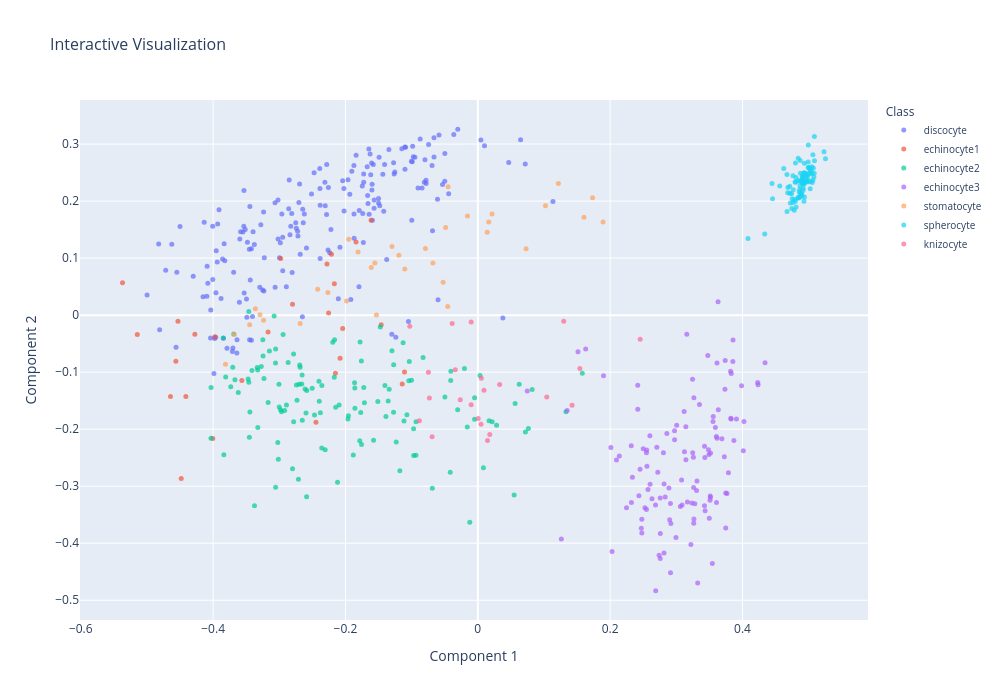
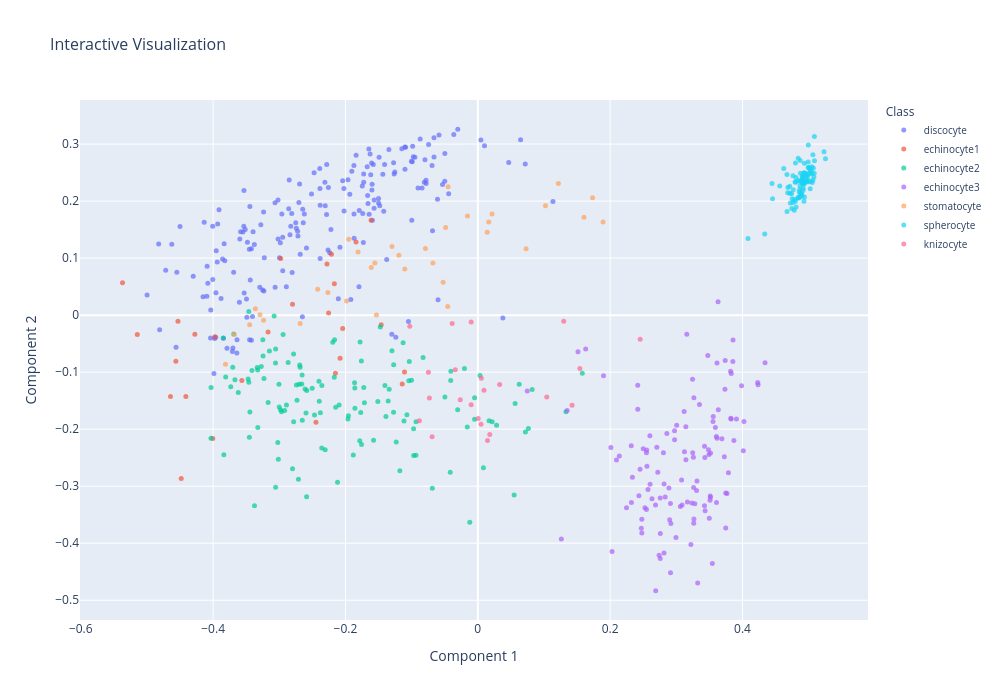

Here is the notebook cell these charts were saved with, in order:
### Code cell
from utils import plot_2d_scatter

plot_2d_scatter(
    features_2d=features_pca[:, :2],
    labels=labels,
    label2name=label2name,
    ids=ids,
    names=names,
)

### Figure 1 — Plotly figure (JSON) as saved in the notebook; plotly's stock layout.template omitted (floating-point values rounded to 4 significant figures; data arrays with more than 128 entries replaced by an {"elided": "..."} marker saying what was removed)
{"data": [{"customdata": {"elided": "192x3 mixed values"}, "hovertemplate": "Class=discocyte<br>Component 1=%{x}<br>Component 2=%{y}<br>ID=%{customdata[0]}<br>Name=%{customdata[1]}<br>Label=%{customdata[2]}<extra></extra>", "legendgroup": "discocyte", "marker": {"color": "#636efa", "opacity": 0.7, "size": 5, "symbol": "circle"}, "mode": "markers", "name": "discocyte", "orientation": "v", "showlegend": true, "type": "scatter", "x": {"elided": "192 float values"}, "xaxis": "x", "y": {"elided": "192 float values"}, "yaxis": "y"}, {"customdata": [["316", "echinocyte1", 1], ["317", "echinocyte1", 1], ["318", "echinocyte1", 1], ["319", "echinocyte1", 1], ["321", "echinocyte1", 1], ["325", "echinocyte1", 1], ["327", "echinocyte1", 1], ["328", "echinocyte1", 1], ["329", "echinocyte1", 1], ["331", "echinocyte1", 1], ["335", "echinocyte1", 1], ["336", "echinocyte1", 1], ["339", "echinocyte1", 1], ["340", "echinocyte1", 1], ["342", "echinocyte1", 1], ["343", "echinocyte1", 1], ["345", "echinocyte1", 1], ["346", "echinocyte1", 1], ["347", "echinocyte1", 1], ["348", "echinocyte1", 1], ["349", "echinocyte1", 1], ["351", "echinocyte1", 1], ["352", "echinocyte1", 1], ["353", "echinocyte1", 1], ["355", "echinocyte1", 1], ["357", "echinocyte1", 1], ["358", "echinocyte1", 1]], "hovertemplate": "Class=echinocyte1<br>Component 1=%{x}<br>Component 2=%{y}<br>ID=%{customdata[0]}<br>Name=%{customdata[1]}<br>Label=%{customdata[2]}<extra></extra>", "legendgroup": "echinocyte1", "marker": {"color": "#EF553B", "opacity": 0.7, "size": 5, "symbol": "circle"}, "mode": "markers", "name": "echinocyte1", "orientation": "v", "showlegend": true, "type": "scatter", "x": [-0.2979, -0.2255, -0.2152, -0.2446, -0.317, -0.3974, -0.146, -0.1142, -0.2168, -0.2212, -0.2042, -0.1841, -0.3566, -0.1108, -0.2279, -0.1613, -0.4005, -0.4482, -0.4644, -0.4563, -0.5369, -0.5146, -0.4412, -0.4531, -0.2081, -0.4276, -0.28], "xaxis": "x", "y": [0.09945, 0.003589, -0.1018, -0.188, -0.02953, -0.03798, -0.01674, -0.1207, 0.05513, 0.1069, -0.02362, 0.1282, -0.1146, -0.09976, 0.08974, 0.1665, -0.2166, -0.2866, -0.1428, -0.08098, 0.05697, -0.0338, -0.1429, -0.01089, -0.07556, -0.03367, 0.01926], "yaxis": "y"}, {"customdata": {"elided": "130x3 mixed values"}, "hovertemplate": "Class=echinocyte2<br>Component 1=%{x}<br>Component 2=%{y}<br>ID=%{customdata[0]}<br>Name=%{customdata[1]}<br>Label=%{customdata[2]}<extra></extra>", "legendgroup": "echinocyte2", "marker": {"color": "#00cc96", "opacity": 0.7, "size": 5, "symbol": "circle"}, "mode": "markers", "name": "echinocyte2", "orientation": "v", "showlegend": true, "type": "scatter", "x": {"elided": "130 float values"}, "xaxis": "x", "y": {"elided": "130 float values"}, "yaxis": "y"}, {"customdata": {"elided": "120x3 mixed values"}, "hovertemplate": "Class=echinocyte3<br>Component 1=%{x}<br>Component 2=%{y}<br>ID=%{customdata[0]}<br>Name=%{customdata[1]}<br>Label=%{customdata[2]}<extra></extra>", "legendgroup": "echinocyte3", "marker": {"color": "#ab63fa", "opacity": 0.7, "size": 5, "symbol": "circle"}, "mode": "markers", "name": "echinocyte3", "orientation": "v", "showlegend": true, "type": "scatter", "x": [0.2095, 0.3787, 0.3235, 0.3435, 0.2011, 0.3735, 0.2139, 0.3747, 0.2435, 0.2029, 0.2917, 0.2888, 0.2857, 0.3746, 0.2994, 0.359, 0.2688, 0.3554, 0.2322, 0.2632, 0.3087, 0.2814, 0.2571, 0.3305, 0.2604, 0.3261, 0.3431, 0.2758, 0.3765, 0.2549, 0.2417, 0.163, 0.2686, 0.2336, 0.2912, 0.3726, 0.335, 0.2756, 0.3544, 0.3079, 0.2247, 0.2814, 0.2525, 0.3509, 0.2552, 0.3485, 0.3498, 0.3265, 0.3493, 0.2911, 0.2899, 0.3517, 0.3634, 0.2319, 0.3123, 0.387, 0.2478, 0.3005, 0.3689, 0.3513, 0.2705, 0.2471, 0.3516, 0.3425, 0.2974, 0.3607, 0.306, 0.3605, 0.3263, 0.2805, 0.3322, 0.3312, 0.3266, 0.2556, 0.2973, 0.2479, 0.274, 0.3908, 0.3144, 0.1263, 0.3279, 0.2831, 0.4012, 0.272, 0.3247, 0.2452, 0.2756, 0.3616, 0.3118, 0.26, 0.1514, 0.07467, 0.383, 0.1351, 0.19, 0.4235, 0.3631, 0.4229, 0.2499, 0.3245, 0.3558, 0.382, 0.3828, 0.3856, 0.3986, 0.3427, 0.3615, 0.3258, 0.3854, 0.3476, 0.4341, 0.3823, 0.3739, 0.4022, 0.3158, 0.2548, 0.2417, 0.3168, 0.322, 0.3145], "xaxis": "x", "y": [-0.2539, -0.2764, -0.3293, -0.3431, -0.2321, -0.1298, -0.2472, -0.3121, -0.3169, -0.4147, -0.3655, -0.3033, -0.2075, -0.3732, -0.3898, -0.1972, -0.4836, -0.1865, -0.3284, -0.3219, -0.333, -0.4174, -0.3059, -0.3076, -0.2966, -0.3022, -0.2495, -0.3827, -0.3127, -0.3411, -0.1651, -0.05924, -0.333, -0.2844, -0.4516, -0.2484, -0.1568, -0.427, -0.4355, -0.289, -0.3376, -0.2963, -0.3376, -0.3246, -0.2367, -0.2359, -0.3564, -0.1451, -0.2445, -0.3302, -0.359, -0.2418, -0.166, -0.2291, -0.2397, -0.22, -0.3579, -0.1933, -0.2168, -0.317, -0.2318, -0.3738, -0.3193, -0.3343, -0.2183, -0.3288, -0.3358, -0.213, -0.3652, -0.2412, -0.4696, -0.291, -0.3574, -0.265, -0.2027, -0.3821, -0.4211, -0.1822, -0.1959, -0.3926, -0.3309, -0.3189, -0.238, -0.2755, -0.2413, -0.2705, -0.3206, -0.2158, -0.1688, -0.2117, -0.06432, -0.1332, -0.1025, -0.1674, -0.1064, -0.1219, 0.0234, -0.1183, -0.2342, -0.1126, -0.1778, -0.09862, -0.1822, -0.04356, -0.124, -0.2301, -0.08407, -0.2494, -0.08152, -0.07086, -0.0837, -0.1807, -0.07977, -0.1865, -0.0334, -0.2411, -0.1229, -0.3278, -0.4024, -0.2534], "yaxis": "y"}, {"customdata": [["0", "stomatocyte", 4], ["1", "stomatocyte", 4], ["2", "stomatocyte", 4], ["3", "stomatocyte", 4], ["4", "stomatocyte", 4], ["5", "stomatocyte", 4], ["6", "stomatocyte", 4], ["7", "stomatocyte", 4], ["8", "stomatocyte", 4], ["9", "stomatocyte", 4], ["10", "stomatocyte", 4], ["11", "stomatocyte", 4], ["12", "stomatocyte", 4], ["13", "stomatocyte", 4], ["14", "stomatocyte", 4], ["15", "stomatocyte", 4], ["16", "stomatocyte", 4], ["17", "stomatocyte", 4], ["18", "stomatocyte", 4], ["20", "stomatocyte", 4], ["21", "stomatocyte", 4], ["22", "stomatocyte", 4], ["23", "stomatocyte", 4], ["25", "stomatocyte", 4], ["26", "stomatocyte", 4], ["27", "stomatocyte", 4], ["28", "stomatocyte", 4], ["30", "stomatocyte", 4], ["31", "stomatocyte", 4], ["32", "stomatocyte", 4], ["33", "stomatocyte", 4], ["35", "stomatocyte", 4], ["36", "stomatocyte", 4], ["42", "stomatocyte", 4]], "hovertemplate": "Class=stomatocyte<br>Component 1=%{x}<br>Component 2=%{y}<br>ID=%{customdata[0]}<br>Name=%{customdata[1]}<br>Label=%{customdata[2]}<extra></extra>", "legendgroup": "stomatocyte", "marker": {"color": "#FFA15A", "opacity": 0.7, "size": 5, "symbol": "circle"}, "mode": "markers", "name": "stomatocyte", "orientation": "v", "showlegend": true, "type": "scatter", "x": [0.02151, -0.1809, -0.01562, 0.01426, 0.1217, -0.1983, -0.1532, 0.01657, -0.07914, -0.1297, -0.3292, -0.1103, -0.0487, -0.3813, -0.3681, -0.1192, -0.0449, -0.2685, -0.3362, -0.05239, -0.195, -0.2266, -0.3237, -0.242, -0.1556, -0.1611, -0.3447, 0.1734, 0.1604, 0.07297, -0.06782, 0.1893, 0.1023, -0.04542], "xaxis": "x", "y": [0.1772, 0.1105, 0.1737, 0.1452, 0.2309, 0.0249, 0.0003222, 0.1632, 0.1167, 0.1201, 0.0004735, 0.08089, 0.1539, -0.08602, -0.03416, 0.1051, 0.2249, -0.01467, 0.01124, 0.0578, 0.1331, 0.03978, -0.008987, 0.04556, 0.09149, 0.08336, -0.0167, 0.2057, 0.1718, 0.1163, 0.09161, 0.1632, 0.1916, 0.01504], "yaxis": "y"}, {"customdata": {"elided": "92x3 mixed values"}, "hovertemplate": "Class=spherocyte<br>Component 1=%{x}<br>Component 2=%{y}<br>ID=%{customdata[0]}<br>Name=%{customdata[1]}<br>Label=%{customdata[2]}<extra></extra>", "legendgroup": "spherocyte", "marker": {"color": "#19d3f3", "opacity": 0.7, "size": 5, "symbol": "circle"}, "mode": "markers", "name": "spherocyte", "orientation": "v", "showlegend": true, "type": "scatter", "x": [0.4991, 0.4902, 0.4857, 0.4673, 0.4783, 0.5004, 0.4336, 0.4723, 0.4799, 0.4929, 0.4903, 0.4751, 0.4919, 0.4967, 0.4783, 0.4744, 0.4808, 0.4849, 0.4714, 0.4454, 0.4994, 0.4767, 0.4999, 0.4853, 0.4902, 0.5053, 0.4741, 0.4563, 0.4876, 0.4983, 0.4446, 0.4809, 0.5254, 0.4683, 0.4835, 0.4967, 0.4932, 0.5026, 0.5231, 0.5047, 0.4623, 0.48, 0.4686, 0.4926, 0.4925, 0.4898, 0.5014, 0.4949, 0.4953, 0.4795, 0.5064, 0.5079, 0.4914, 0.5088, 0.4866, 0.5071, 0.4891, 0.4083, 0.4717, 0.4912, 0.5023, 0.4872, 0.5005, 0.4911, 0.4671, 0.4805, 0.4869, 0.4938, 0.4934, 0.4763, 0.4934, 0.5026, 0.5086, 0.491, 0.4984, 0.5038, 0.4872, 0.5047, 0.5083, 0.4887, 0.4935, 0.4886, 0.4959, 0.493, 0.4976, 0.5063, 0.4842, 0.4763, 0.4869, 0.4952, 0.4843, 0.4992], "xaxis": "x", "y": [0.259, 0.2423, 0.217, 0.1817, 0.2029, 0.2472, 0.1422, 0.1968, 0.1999, 0.1998, 0.2354, 0.204, 0.2224, 0.2447, 0.184, 0.1871, 0.2414, 0.207, 0.2262, 0.2039, 0.2984, 0.2199, 0.2488, 0.2055, 0.2305, 0.2326, 0.213, 0.2263, 0.2487, 0.2401, 0.231, 0.1895, 0.2743, 0.2145, 0.2055, 0.2348, 0.2499, 0.2345, 0.2863, 0.2602, 0.2573, 0.2669, 0.2237, 0.2294, 0.2331, 0.2104, 0.2573, 0.2483, 0.2369, 0.2335, 0.2811, 0.2421, 0.2185, 0.2709, 0.2205, 0.258, 0.2131, 0.1342, 0.2137, 0.2373, 0.2216, 0.2712, 0.2589, 0.2457, 0.2466, 0.2331, 0.2267, 0.207, 0.2337, 0.1976, 0.2314, 0.2551, 0.3131, 0.2404, 0.2336, 0.2518, 0.2134, 0.2478, 0.2488, 0.2349, 0.2665, 0.2079, 0.2442, 0.2492, 0.2352, 0.2367, 0.2751, 0.2444, 0.235, 0.2346, 0.2362, 0.2687], "yaxis": "y"}, {"customdata": [["704", "knizocyte", 6], ["705", "knizocyte", 6], ["706", "knizocyte", 6], ["707", "knizocyte", 6], ["708", "knizocyte", 6], ["709", "knizocyte", 6], ["710", "knizocyte", 6], ["711", "knizocyte", 6], ["712", "knizocyte", 6], ["713", "knizocyte", 6], ["715", "knizocyte", 6], ["716", "knizocyte", 6], ["717", "knizocyte", 6], ["718", "knizocyte", 6], ["719", "knizocyte", 6], ["720", "knizocyte", 6], ["721", "knizocyte", 6], ["722", "knizocyte", 6], ["723", "knizocyte", 6], ["724", "knizocyte", 6], ["725", "knizocyte", 6], ["726", "knizocyte", 6]], "hovertemplate": "Class=knizocyte<br>Component 1=%{x}<br>Component 2=%{y}<br>ID=%{customdata[0]}<br>Name=%{customdata[1]}<br>Label=%{customdata[2]}<extra></extra>", "legendgroup": "knizocyte", "marker": {"color": "#FF6692", "opacity": 0.7, "size": 5, "symbol": "circle"}, "mode": "markers", "name": "knizocyte", "orientation": "v", "showlegend": true, "type": "scatter", "x": [-0.07316, -0.01008, -0.0341, 0.1298, 0.0006191, -0.0883, 0.01464, 0.1042, -0.0265, -0.07466, -0.1028, -0.06909, 0.00933, 0.00534, 0.01807, 0.1542, 0.2453, 0.1425, 0.004773, -0.01004, 0.03298, -0.03874], "xaxis": "x", "y": [-0.1453, -0.1572, -0.09583, -0.01085, -0.1813, -0.1854, -0.2199, -0.1434, -0.1485, -0.1004, -0.01943, -0.2133, -0.1317, -0.1107, -0.2091, -0.09352, -0.04235, -0.158, -0.1915, -0.01212, -0.1215, -0.01473], "yaxis": "y"}], "layout": {"font": {"size": 12}, "height": 700, "legend": {"font": {"size": 10}, "title": {"text": "Class"}, "tracegroupgap": 0}, "title": {"font": {"size": 16}, "text": "Interactive Visualization"}, "width": 1000, "xaxis": {"anchor": "y", "domain": [0, 1], "title": {"text": "Component 1"}}, "yaxis": {"anchor": "x", "domain": [0, 1], "title": {"text": "Component 2"}}}}

### Figure 2 — Plotly figure (JSON) as saved in the notebook; plotly's stock layout.template omitted (floating-point values rounded to 4 significant figures; data arrays with more than 128 entries replaced by an {"elided": "..."} marker saying what was removed)
{"data": [{"customdata": {"elided": "192x3 mixed values"}, "hovertemplate": "Class=discocyte<br>Component 1=%{x}<br>Component 2=%{y}<br>ID=%{customdata[0]}<br>Name=%{customdata[1]}<br>Label=%{customdata[2]}<extra></extra>", "legendgroup": "discocyte", "marker": {"color": "#636efa", "opacity": 0.7, "size": 5, "symbol": "circle"}, "mode": "markers", "name": "discocyte", "orientation": "v", "showlegend": true, "type": "scatter", "x": {"elided": "192 float values"}, "xaxis": "x", "y": {"elided": "192 float values"}, "yaxis": "y"}, {"customdata": [["316", "echinocyte1", 1], ["317", "echinocyte1", 1], ["318", "echinocyte1", 1], ["319", "echinocyte1", 1], ["321", "echinocyte1", 1], ["325", "echinocyte1", 1], ["327", "echinocyte1", 1], ["328", "echinocyte1", 1], ["329", "echinocyte1", 1], ["331", "echinocyte1", 1], ["335", "echinocyte1", 1], ["336", "echinocyte1", 1], ["339", "echinocyte1", 1], ["340", "echinocyte1", 1], ["342", "echinocyte1", 1], ["343", "echinocyte1", 1], ["345", "echinocyte1", 1], ["346", "echinocyte1", 1], ["347", "echinocyte1", 1], ["348", "echinocyte1", 1], ["349", "echinocyte1", 1], ["351", "echinocyte1", 1], ["352", "echinocyte1", 1], ["353", "echinocyte1", 1], ["355", "echinocyte1", 1], ["357", "echinocyte1", 1], ["358", "echinocyte1", 1]], "hovertemplate": "Class=echinocyte1<br>Component 1=%{x}<br>Component 2=%{y}<br>ID=%{customdata[0]}<br>Name=%{customdata[1]}<br>Label=%{customdata[2]}<extra></extra>", "legendgroup": "echinocyte1", "marker": {"color": "#EF553B", "opacity": 0.7, "size": 5, "symbol": "circle"}, "mode": "markers", "name": "echinocyte1", "orientation": "v", "showlegend": true, "type": "scatter", "x": [-0.2979, -0.2255, -0.2152, -0.2446, -0.317, -0.3974, -0.146, -0.1142, -0.2168, -0.2212, -0.2042, -0.1841, -0.3566, -0.1108, -0.2279, -0.1613, -0.4005, -0.4482, -0.4644, -0.4563, -0.5369, -0.5146, -0.4412, -0.4531, -0.2081, -0.4276, -0.28], "xaxis": "x", "y": [0.09945, 0.003589, -0.1018, -0.188, -0.02953, -0.03798, -0.01674, -0.1207, 0.05513, 0.1069, -0.02362, 0.1282, -0.1146, -0.09976, 0.08974, 0.1665, -0.2166, -0.2866, -0.1428, -0.08098, 0.05697, -0.0338, -0.1429, -0.01089, -0.07556, -0.03367, 0.01926], "yaxis": "y"}, {"customdata": {"elided": "130x3 mixed values"}, "hovertemplate": "Class=echinocyte2<br>Component 1=%{x}<br>Component 2=%{y}<br>ID=%{customdata[0]}<br>Name=%{customdata[1]}<br>Label=%{customdata[2]}<extra></extra>", "legendgroup": "echinocyte2", "marker": {"color": "#00cc96", "opacity": 0.7, "size": 5, "symbol": "circle"}, "mode": "markers", "name": "echinocyte2", "orientation": "v", "showlegend": true, "type": "scatter", "x": {"elided": "130 float values"}, "xaxis": "x", "y": {"elided": "130 float values"}, "yaxis": "y"}, {"customdata": {"elided": "120x3 mixed values"}, "hovertemplate": "Class=echinocyte3<br>Component 1=%{x}<br>Component 2=%{y}<br>ID=%{customdata[0]}<br>Name=%{customdata[1]}<br>Label=%{customdata[2]}<extra></extra>", "legendgroup": "echinocyte3", "marker": {"color": "#ab63fa", "opacity": 0.7, "size": 5, "symbol": "circle"}, "mode": "markers", "name": "echinocyte3", "orientation": "v", "showlegend": true, "type": "scatter", "x": [0.2095, 0.3787, 0.3235, 0.3435, 0.2011, 0.3735, 0.2139, 0.3747, 0.2435, 0.2029, 0.2917, 0.2888, 0.2857, 0.3746, 0.2994, 0.359, 0.2688, 0.3554, 0.2322, 0.2632, 0.3087, 0.2814, 0.2571, 0.3305, 0.2604, 0.3261, 0.3431, 0.2758, 0.3765, 0.2549, 0.2417, 0.163, 0.2686, 0.2336, 0.2912, 0.3726, 0.335, 0.2756, 0.3544, 0.3079, 0.2247, 0.2814, 0.2525, 0.3509, 0.2552, 0.3485, 0.3498, 0.3265, 0.3493, 0.2911, 0.2899, 0.3517, 0.3634, 0.2319, 0.3123, 0.387, 0.2478, 0.3005, 0.3689, 0.3513, 0.2705, 0.2471, 0.3516, 0.3425, 0.2974, 0.3607, 0.306, 0.3605, 0.3263, 0.2805, 0.3322, 0.3312, 0.3266, 0.2556, 0.2973, 0.2479, 0.274, 0.3908, 0.3144, 0.1263, 0.3279, 0.2831, 0.4012, 0.272, 0.3247, 0.2452, 0.2756, 0.3616, 0.3118, 0.26, 0.1514, 0.07467, 0.383, 0.1351, 0.19, 0.4235, 0.3631, 0.4229, 0.2499, 0.3245, 0.3558, 0.382, 0.3828, 0.3856, 0.3986, 0.3427, 0.3615, 0.3258, 0.3854, 0.3476, 0.4341, 0.3823, 0.3739, 0.4022, 0.3158, 0.2548, 0.2417, 0.3168, 0.322, 0.3145], "xaxis": "x", "y": [-0.2539, -0.2764, -0.3293, -0.3431, -0.2321, -0.1298, -0.2472, -0.3121, -0.3169, -0.4147, -0.3655, -0.3033, -0.2075, -0.3732, -0.3898, -0.1972, -0.4836, -0.1865, -0.3284, -0.3219, -0.333, -0.4174, -0.3059, -0.3076, -0.2966, -0.3022, -0.2495, -0.3827, -0.3127, -0.3411, -0.1651, -0.05924, -0.333, -0.2844, -0.4516, -0.2484, -0.1568, -0.427, -0.4355, -0.289, -0.3376, -0.2963, -0.3376, -0.3246, -0.2367, -0.2359, -0.3564, -0.1451, -0.2445, -0.3302, -0.359, -0.2418, -0.166, -0.2291, -0.2397, -0.22, -0.3579, -0.1933, -0.2168, -0.317, -0.2318, -0.3738, -0.3193, -0.3343, -0.2183, -0.3288, -0.3358, -0.213, -0.3652, -0.2412, -0.4696, -0.291, -0.3574, -0.265, -0.2027, -0.3821, -0.4211, -0.1822, -0.1959, -0.3926, -0.3309, -0.3189, -0.238, -0.2755, -0.2413, -0.2705, -0.3206, -0.2158, -0.1688, -0.2117, -0.06432, -0.1332, -0.1025, -0.1674, -0.1064, -0.1219, 0.0234, -0.1183, -0.2342, -0.1126, -0.1778, -0.09862, -0.1822, -0.04356, -0.124, -0.2301, -0.08407, -0.2494, -0.08152, -0.07086, -0.0837, -0.1807, -0.07977, -0.1865, -0.0334, -0.2411, -0.1229, -0.3278, -0.4024, -0.2534], "yaxis": "y"}, {"customdata": [["0", "stomatocyte", 4], ["1", "stomatocyte", 4], ["2", "stomatocyte", 4], ["3", "stomatocyte", 4], ["4", "stomatocyte", 4], ["5", "stomatocyte", 4], ["6", "stomatocyte", 4], ["7", "stomatocyte", 4], ["8", "stomatocyte", 4], ["9", "stomatocyte", 4], ["10", "stomatocyte", 4], ["11", "stomatocyte", 4], ["12", "stomatocyte", 4], ["13", "stomatocyte", 4], ["14", "stomatocyte", 4], ["15", "stomatocyte", 4], ["16", "stomatocyte", 4], ["17", "stomatocyte", 4], ["18", "stomatocyte", 4], ["20", "stomatocyte", 4], ["21", "stomatocyte", 4], ["22", "stomatocyte", 4], ["23", "stomatocyte", 4], ["25", "stomatocyte", 4], ["26", "stomatocyte", 4], ["27", "stomatocyte", 4], ["28", "stomatocyte", 4], ["30", "stomatocyte", 4], ["31", "stomatocyte", 4], ["32", "stomatocyte", 4], ["33", "stomatocyte", 4], ["35", "stomatocyte", 4], ["36", "stomatocyte", 4], ["42", "stomatocyte", 4]], "hovertemplate": "Class=stomatocyte<br>Component 1=%{x}<br>Component 2=%{y}<br>ID=%{customdata[0]}<br>Name=%{customdata[1]}<br>Label=%{customdata[2]}<extra></extra>", "legendgroup": "stomatocyte", "marker": {"color": "#FFA15A", "opacity": 0.7, "size": 5, "symbol": "circle"}, "mode": "markers", "name": "stomatocyte", "orientation": "v", "showlegend": true, "type": "scatter", "x": [0.02151, -0.1809, -0.01562, 0.01426, 0.1217, -0.1983, -0.1532, 0.01657, -0.07914, -0.1297, -0.3292, -0.1103, -0.0487, -0.3813, -0.3681, -0.1192, -0.0449, -0.2685, -0.3362, -0.05239, -0.195, -0.2266, -0.3237, -0.242, -0.1556, -0.1611, -0.3447, 0.1734, 0.1604, 0.07297, -0.06782, 0.1893, 0.1023, -0.04542], "xaxis": "x", "y": [0.1772, 0.1105, 0.1737, 0.1452, 0.2309, 0.0249, 0.0003222, 0.1632, 0.1167, 0.1201, 0.0004735, 0.08089, 0.1539, -0.08602, -0.03416, 0.1051, 0.2249, -0.01467, 0.01124, 0.0578, 0.1331, 0.03978, -0.008987, 0.04556, 0.09149, 0.08336, -0.0167, 0.2057, 0.1718, 0.1163, 0.09161, 0.1632, 0.1916, 0.01504], "yaxis": "y"}, {"customdata": {"elided": "92x3 mixed values"}, "hovertemplate": "Class=spherocyte<br>Component 1=%{x}<br>Component 2=%{y}<br>ID=%{customdata[0]}<br>Name=%{customdata[1]}<br>Label=%{customdata[2]}<extra></extra>", "legendgroup": "spherocyte", "marker": {"color": "#19d3f3", "opacity": 0.7, "size": 5, "symbol": "circle"}, "mode": "markers", "name": "spherocyte", "orientation": "v", "showlegend": true, "type": "scatter", "x": [0.4991, 0.4902, 0.4857, 0.4673, 0.4783, 0.5004, 0.4336, 0.4723, 0.4799, 0.4929, 0.4903, 0.4751, 0.4919, 0.4967, 0.4783, 0.4744, 0.4808, 0.4849, 0.4714, 0.4454, 0.4994, 0.4767, 0.4999, 0.4853, 0.4902, 0.5053, 0.4741, 0.4563, 0.4876, 0.4983, 0.4446, 0.4809, 0.5254, 0.4683, 0.4835, 0.4967, 0.4932, 0.5026, 0.5231, 0.5047, 0.4623, 0.48, 0.4686, 0.4926, 0.4925, 0.4898, 0.5014, 0.4949, 0.4953, 0.4795, 0.5064, 0.5079, 0.4914, 0.5088, 0.4866, 0.5071, 0.4891, 0.4083, 0.4717, 0.4912, 0.5023, 0.4872, 0.5005, 0.4911, 0.4671, 0.4805, 0.4869, 0.4938, 0.4934, 0.4763, 0.4934, 0.5026, 0.5086, 0.491, 0.4984, 0.5038, 0.4872, 0.5047, 0.5083, 0.4887, 0.4935, 0.4886, 0.4959, 0.493, 0.4976, 0.5063, 0.4842, 0.4763, 0.4869, 0.4952, 0.4843, 0.4992], "xaxis": "x", "y": [0.259, 0.2423, 0.217, 0.1817, 0.2029, 0.2472, 0.1422, 0.1968, 0.1999, 0.1998, 0.2354, 0.204, 0.2224, 0.2447, 0.184, 0.1871, 0.2414, 0.207, 0.2262, 0.2039, 0.2984, 0.2199, 0.2488, 0.2055, 0.2305, 0.2326, 0.213, 0.2263, 0.2487, 0.2401, 0.231, 0.1895, 0.2743, 0.2145, 0.2055, 0.2348, 0.2499, 0.2345, 0.2863, 0.2602, 0.2573, 0.2669, 0.2237, 0.2294, 0.2331, 0.2104, 0.2573, 0.2483, 0.2369, 0.2335, 0.2811, 0.2421, 0.2185, 0.2709, 0.2205, 0.258, 0.2131, 0.1342, 0.2137, 0.2373, 0.2216, 0.2712, 0.2589, 0.2457, 0.2466, 0.2331, 0.2267, 0.207, 0.2337, 0.1976, 0.2314, 0.2551, 0.3131, 0.2404, 0.2336, 0.2518, 0.2134, 0.2478, 0.2488, 0.2349, 0.2665, 0.2079, 0.2442, 0.2492, 0.2352, 0.2367, 0.2751, 0.2444, 0.235, 0.2346, 0.2362, 0.2687], "yaxis": "y"}, {"customdata": [["704", "knizocyte", 6], ["705", "knizocyte", 6], ["706", "knizocyte", 6], ["707", "knizocyte", 6], ["708", "knizocyte", 6], ["709", "knizocyte", 6], ["710", "knizocyte", 6], ["711", "knizocyte", 6], ["712", "knizocyte", 6], ["713", "knizocyte", 6], ["715", "knizocyte", 6], ["716", "knizocyte", 6], ["717", "knizocyte", 6], ["718", "knizocyte", 6], ["719", "knizocyte", 6], ["720", "knizocyte", 6], ["721", "knizocyte", 6], ["722", "knizocyte", 6], ["723", "knizocyte", 6], ["724", "knizocyte", 6], ["725", "knizocyte", 6], ["726", "knizocyte", 6]], "hovertemplate": "Class=knizocyte<br>Component 1=%{x}<br>Component 2=%{y}<br>ID=%{customdata[0]}<br>Name=%{customdata[1]}<br>Label=%{customdata[2]}<extra></extra>", "legendgroup": "knizocyte", "marker": {"color": "#FF6692", "opacity": 0.7, "size": 5, "symbol": "circle"}, "mode": "markers", "name": "knizocyte", "orientation": "v", "showlegend": true, "type": "scatter", "x": [-0.07316, -0.01008, -0.0341, 0.1298, 0.0006191, -0.0883, 0.01464, 0.1042, -0.0265, -0.07466, -0.1028, -0.06909, 0.00933, 0.00534, 0.01807, 0.1542, 0.2453, 0.1425, 0.004773, -0.01004, 0.03298, -0.03874], "xaxis": "x", "y": [-0.1453, -0.1572, -0.09583, -0.01085, -0.1813, -0.1854, -0.2199, -0.1434, -0.1485, -0.1004, -0.01943, -0.2133, -0.1317, -0.1107, -0.2091, -0.09352, -0.04235, -0.158, -0.1915, -0.01212, -0.1215, -0.01473], "yaxis": "y"}], "layout": {"font": {"size": 12}, "height": 700, "legend": {"font": {"size": 10}, "title": {"text": "Class"}, "tracegroupgap": 0}, "title": {"font": {"size": 16}, "text": "Interactive Visualization"}, "width": 1000, "xaxis": {"anchor": "y", "domain": [0, 1], "title": {"text": "Component 1"}}, "yaxis": {"anchor": "x", "domain": [0, 1], "title": {"text": "Component 2"}}}}
